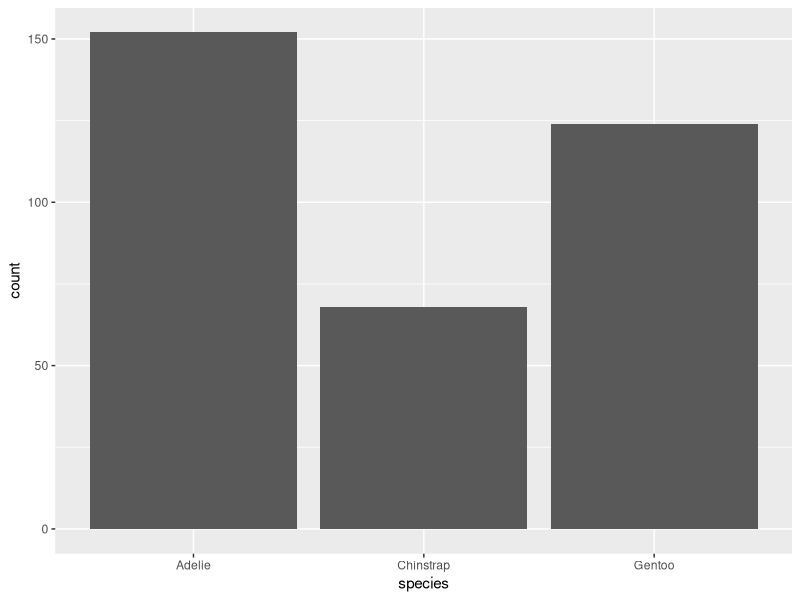
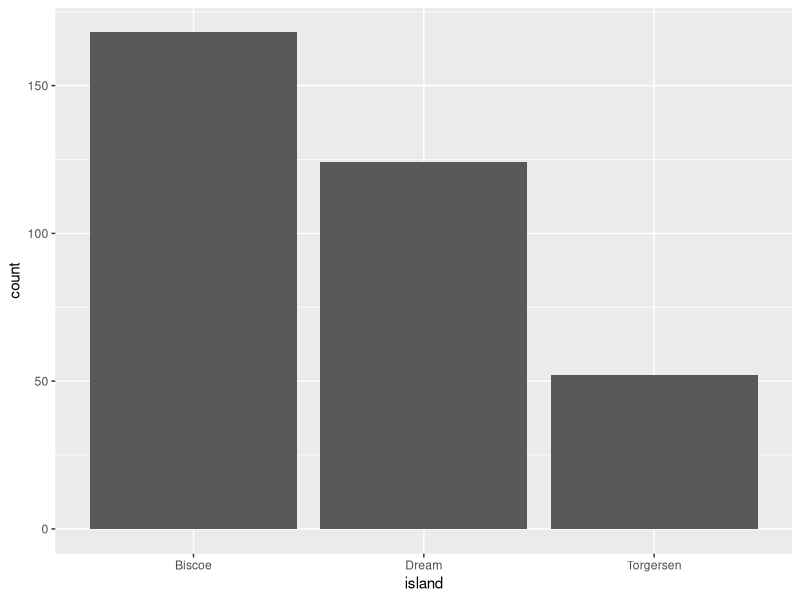
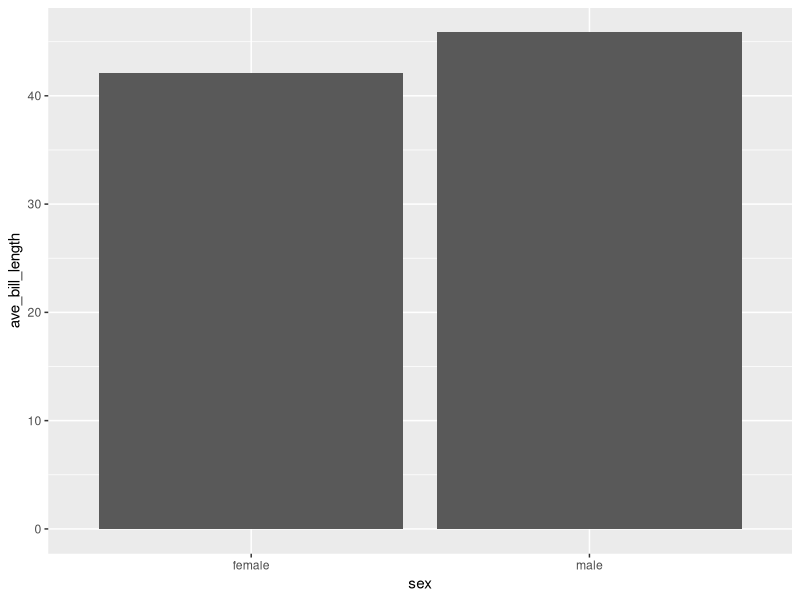

Write R code to recreate these figures, in order.
## ---- chunk 1
library(palmerpenguins)
library(tidyverse)
penguins
## ---- chunk 2
penguins %>% 
  count(island, species, sort = F)
## ---- chunk 3
penguins %>% 
  group_by(island) %>% 
  ggplot(aes(x=species))+
  geom_bar()
## ---- chunk 4
penguins %>% 
  group_by(species) %>% 
  ggplot(aes(x=island))+
  geom_bar()
## ---- chunk 5
penguins %>% 
  filter(sex!="NA") %>% 
  group_by(sex) %>% 
  summarise(ave_bill_length=mean(bill_length_mm))
## ---- chunk 6
penguins %>% 
  filter(sex!="NA") %>% 
  group_by(sex) %>% 
  summarise(ave_bill_length=mean(bill_length_mm)) %>% 
  ggplot(aes(x=sex, y=ave_bill_length)) +
  geom_col()
## ---- chunk 7
penguins
